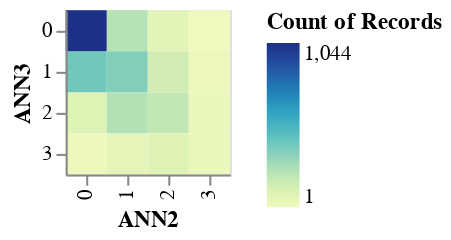

Write notebook code for a chart like this one.
### Code cell
alt.Chart(df).mark_rect().encode(
    x='ANN2:O',
    y='ANN3:O',
    color='count()'
)

### Figure 1 — Vega-Lite specification as saved in the notebook (floating-point values rounded to 4 significant figures; data arrays with more than 128 entries replaced by an {"elided": "..."} marker saying what was removed)
{"config": {"view": {"continuousWidth": 400, "continuousHeight": 300}}, "data": {"name": "data-476d874f077212b3076d6075491084ae"}, "mark": "rect", "encoding": {"color": {"aggregate": "count", "type": "quantitative"}, "x": {"field": "ANN2", "type": "ordinal"}, "y": {"field": "ANN3", "type": "ordinal"}}, "$schema": "https://vega.github.io/schema/vega-lite/v4.17.0.json", "datasets": {"data-476d874f077212b3076d6075491084ae": {"elided": "2992 records"}}}
